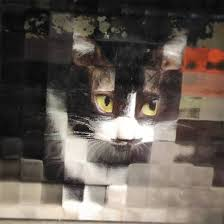
//> input picture cat.jpeg, 224 x 224 px, given in place of cat.jpg, which was not available
$ ./main   (built with g++ and OpenCV 4)
//> lines starting //> are read from the running program, lines starting //| are printed output that depends on the picture; pictures that were not available may be replaced by others from this repository, and a replacement may not be noted
#include<opencv2/imgproc.hpp>
#include<opencv2/highgui.hpp>
#include<iostream>

#include <string>

 using namespace cv;
using namespace std;


class Cat{
  public:
 static void readCatImg() {

 cv::Mat catimage = cv::imread("cat.jpg");
//> catimage is the input picture: 224 rows x 224 cols, CV_8UC3; mean B, G, R 84.6, 92.3, 101.9

    if(catimage.empty()){
        cout<<"can not find image"<<endl;

    }

    //set kernel size
    int kernelSize = 3;

    //create a 3x3 kernel with all elements equal to 1. We are use a kernel size of 5x5. To keep things simple, we will
    //also choose a kernel where all elements are the same. This kernel is often called a Box Kernel. Notice, the sum
    //of all the elements of the kernel add up to 1. This ensures that the output image has the same brightness level

    Mat kernel = Mat::ones(kernelSize, kernelSize, CV_32F);

    //normalize kernel so that sum of all the elements is equal to 1
    kernel = kernel / (float)(kernelSize * kernelSize);


    Mat catresult;

    //apply convolution filter. The third parameter (depth) is set to -1, which means the bit-depth of the output image
    //is the same as the input image. So if the input image is of type CV_8UC3, the output image will also be of the same
    //type. Later we will see certain kinds of kernels where CV_32F or CV_64F should be used.
    filter2D(catimage, catresult, -1, kernel, Point(-1, -1), 0, BORDER_DEFAULT);
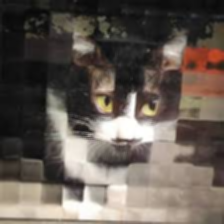
//> catresult: 224 rows x 224 cols, CV_8UC3; mean B, G, R 84.6, 92.3, 101.9

    /* /create windows to display images
    cv::namedWindow("catimage", WINDOW_NORMAL);
    cv::namedWindow("catresult", WINDOW_NORMAL);

    //display images
    cv:: imshow("catimage", catimage);
    cv::imshow("catresult", catresult);
   */

     cv::imwrite("convolutedcat.jpg",catresult);


  }


};
class Dog{
   public:
   static void readDogImg() {
  cv::Mat imagedog = cv :: imread("dog.jpg");
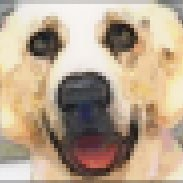
//> input picture dog.jpg, 183 x 183 px
//> imagedog is the input picture: 183 rows x 183 cols, CV_8UC3; mean B, G, R 141.5, 164.3, 184.3

    if(imagedog.empty()){
        cout<<"can not find image"<<endl;

    }

    //set kernel size
    int kernelSize = 3;

    //create a 3x3 kernel with all elements equal to 1. We are use a kernel size of 5x5. To keep things simple, we will
    //also choose a kernel where all elements are the same. This kernel is often called a Box Kernel. Notice, the sum
    //of all the elements of the kernel add up to 1. This ensures that the output image has the same brightness level

    Mat kernel = Mat::ones(kernelSize, kernelSize, CV_32F);

    //normalize kernel so that sum of all the elements is equal to 1
    kernel = kernel / (float)(kernelSize * kernelSize);


    Mat resultdog;

    //apply convolution filter. The third parameter (depth) is set to -1, which means the bit-depth of the output image
    //is the same as the input image. So if the input image is of type CV_8UC3, the output image will also be of the same
    //type. Later we will see certain kinds of kernels where CV_32F or CV_64F should be used.
    filter2D(imagedog, resultdog, -1, kernel, Point(-1, -1), 0, BORDER_DEFAULT);
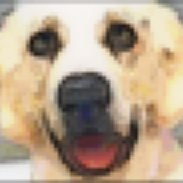
//> resultdog: 183 rows x 183 cols, CV_8UC3; mean B, G, R 141.5, 164.4, 184.3

   // [9 lines of commented-out code are left out]
    cv::imwrite("convoluteddog.jpg",resultdog);

  }


};


class Convolution{
    public:
   static void readCatImg(){
  	Cat::readCatImg();
  }
   static void readDogImg(){
  	Dog::readDogImg();
  }


};


int main()
{

   	Convolution x;
   	x.readCatImg();
    x.readDogImg();
return 0;

}
